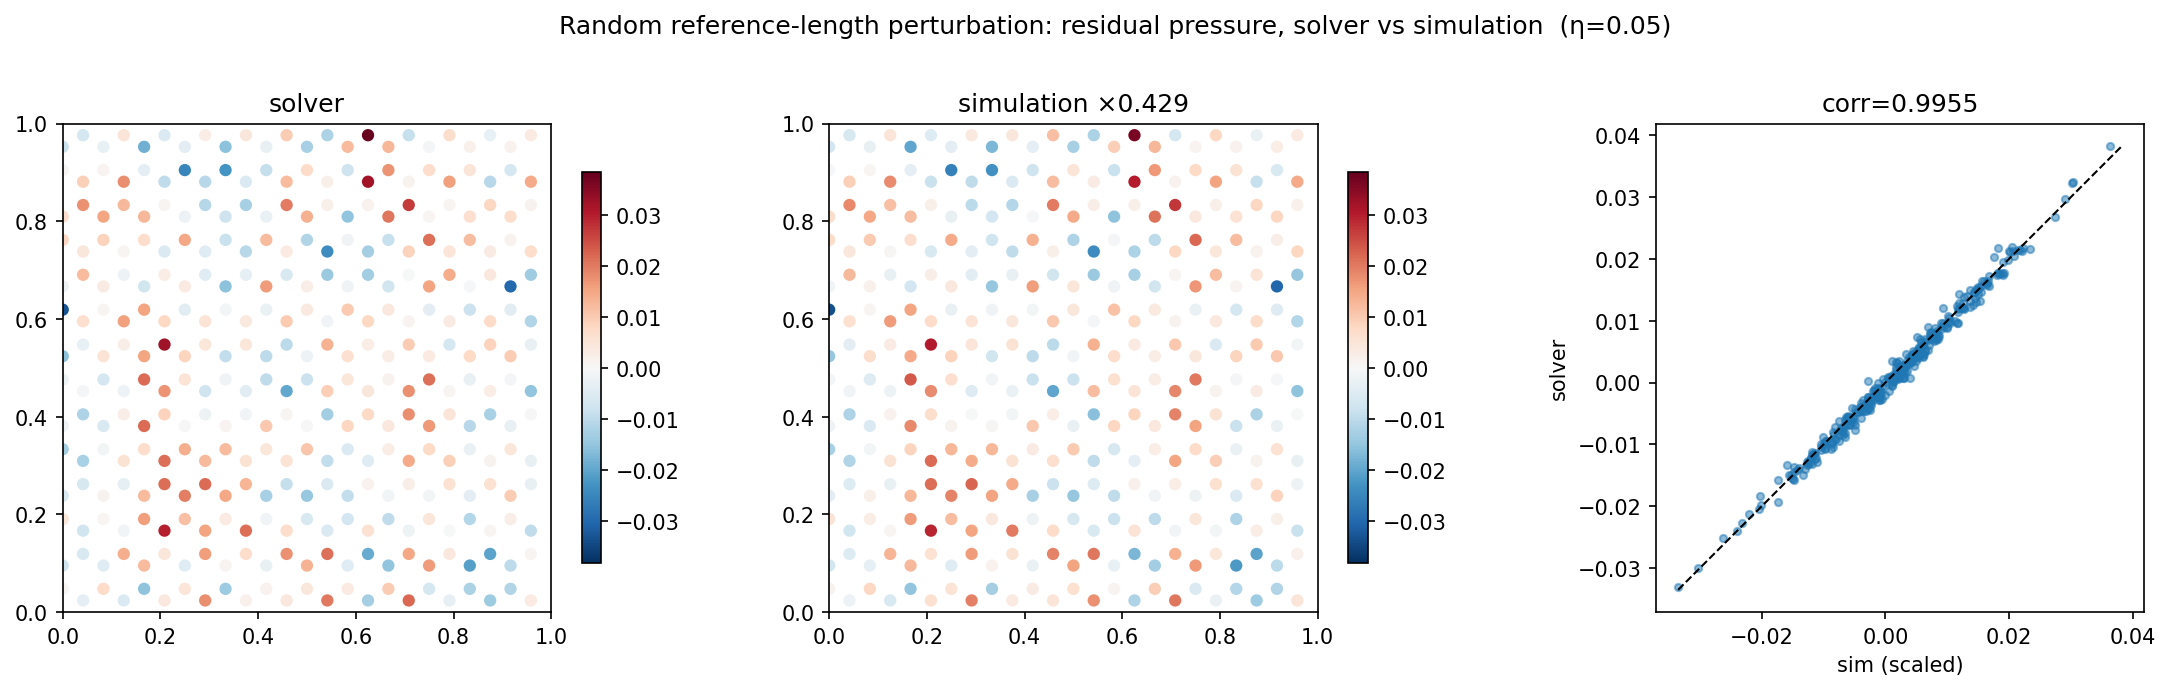

The Python source for this figure:
"""
Random (generically incompatible) reference: perturb every bond's rest length by a small random
factor and compare the solver's residual stress to a direct prestressed simulation.
Both get the SAME per-bond perturbation:
  sim    — bond rest lengths ℓ0,b = |edge_b|·f_b directly;
  solver — per-triangle ḡ_s reconstructed from its 3 edge rest lengths (ℓ0² = ḡ_s : q_e).
"""
import os
import sys

import numpy as np
from scipy.optimize import minimize
import matplotlib
matplotlib.use('Agg')
import matplotlib.pyplot as plt

HERE = os.path.dirname(os.path.abspath(__file__))
sys.path.insert(0, HERE); sys.path.insert(0, os.path.abspath(os.path.join(HERE, '..')))
import _common as C
from forward_solver_dgbar import forward_dgbar

reg = C.make_lattice(1.0, 1.0, half=6.0); n = len(reg['simplices'])
ev = reg['edge_vecs']                                             # (n,3,2)
elen = np.hypot(ev[:, :, 0], ev[:, :, 1])                         # (n,3) edge lengths
bu, bv, bR = reg['bond_u'], reg['bond_v'], reg['bond_R']
nb = len(bR)

# --- random per-bond rest-length perturbation (fixed seed) ---
eta = 0.05
rng = np.random.default_rng(0)
f = 1.0 + eta * rng.standard_normal(nb)                           # per-bond factor
l0_tri = elen * f[reg['tri_bond']]                               # (n,3) rest length per triangle-edge

# --- solver: reconstruct ḡ_s per triangle from its 3 edge rest lengths (ℓ0² = ḡ:q) ---
q = np.stack([ev[:, :, 0] ** 2, 2 * ev[:, :, 0] * ev[:, :, 1], ev[:, :, 1] ** 2], -1)   # (n,3,3)
gbar_v = np.linalg.solve(q, (l0_tri ** 2)[..., None])[..., 0]     # (n,3) = [gxx,gxy,gyy]
gbar = np.zeros((n, 2, 2))
gbar[:, 0, 0] = gbar_v[:, 0]; gbar[:, 0, 1] = gbar[:, 1, 0] = gbar_v[:, 1]; gbar[:, 1, 1] = gbar_v[:, 2]
out = forward_dgbar(reg, 1.0, gbar)
s = out['stress_field']; p_solver = 0.5 * (s[:, 0] + s[:, 2])

# --- simulation: relax the prestressed spring net (per-bond rest lengths) ---
pts = reg['pts'].copy(); N = len(pts)
offset = bR - (pts[bv] - pts[bu])
l0_bond = np.hypot(bR[:, 0], bR[:, 1]) * f
def eg(x):
    X = x.reshape(N, 2); dd = X[bv] - X[bu] + offset
    Lb = np.hypot(dd[:, 0], dd[:, 1]); dL = Lb - l0_bond
    fr = (dL / Lb)[:, None] * dd; g = np.zeros((N, 2)); np.add.at(g, bv, fr); np.add.at(g, bu, -fr)
    return 0.5 * (dL ** 2).sum(), g.ravel()
res = minimize(eg, pts.ravel(), jac=True, method='L-BFGS-B', options=dict(maxiter=20000, gtol=1e-10))
X = res.x.reshape(N, 2); dd = X[bv] - X[bu] + offset; Lb = np.hypot(dd[:, 0], dd[:, 1]); t = Lb - l0_bond
p_sim = np.zeros(n)
for si in range(n):
    sig = np.zeros((2, 2))
    for ei in reg['tri_bond'][si]:
        v = dd[ei]; sig += t[ei] * np.outer(v, v) / Lb[ei]
    p_sim[si] = 0.5 * (sig[0, 0] + sig[1, 1]) / (2.0 * reg['areas'][si])

scale = np.dot(p_solver, p_sim) / np.dot(p_sim, p_sim)
corr = np.corrcoef(p_solver, p_sim)[0, 1]
print(f"random reference (η={eta}, seed 0):  sim relaxed E={res.fun:.3e}, |grad|={np.abs(res.jac).max():.1e}")
print(f"residual pressure  corr(solver, sim) = {corr:.4f}   best-fit scale = {scale:.4f}")
print(f"  solver rms = {np.sqrt((p_solver**2).mean()):.4f}   sim rms = {np.sqrt((p_sim**2).mean()):.4f}")

L = np.array([reg['BL1'][0], reg['BL2'][1]]); frac = (reg['centroids'] / L) % 1.0
fig, ax = plt.subplots(1, 3, figsize=(15, 4.6))
vlim = np.abs(p_solver).max()
for a, fld, ttl in ((ax[0], p_solver, 'solver'), (ax[1], p_sim * scale, f'simulation ×{scale:.3f}')):
    sc = a.scatter(frac[:, 0], frac[:, 1], c=fld, s=24, cmap='RdBu_r', vmin=-vlim, vmax=vlim)
    a.set_title(ttl); a.set_aspect('equal'); a.set_xlim(0, 1); a.set_ylim(0, 1); plt.colorbar(sc, ax=a, shrink=.8)
ax[2].scatter(p_sim * scale, p_solver, s=12, alpha=.5)
lim = [min(p_solver.min(), (p_sim * scale).min()), max(p_solver.max(), (p_sim * scale).max())]
ax[2].plot(lim, lim, 'k--', lw=1); ax[2].set_xlabel('sim (scaled)'); ax[2].set_ylabel('solver')
ax[2].set_title(f'corr={corr:.4f}'); ax[2].set_aspect('equal')
fig.suptitle(f'Random reference-length perturbation: residual pressure, solver vs simulation  (η={eta})')
plt.tight_layout(rect=[0, 0, 1, 0.95])
p = os.path.join(HERE, 'random_ref_compare.png')
plt.savefig(p, dpi=150, bbox_inches='tight'); plt.close()
print(f"saved {os.path.basename(p)}")
